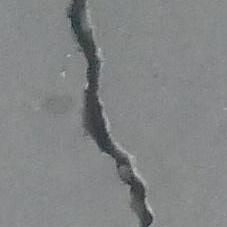
#> input picture data/real_images/00001.jpg, 227 x 227 px
$ python compare_segmentation_profiles.py
#> lines starting #> are read from the running program, lines starting #| are printed output that depends on the picture; after the words box and inside, x2 and y2 are one past the last pixel; in counts of white or black regions, pixels touching at a corner belong together
#> in _load_inputs, image is the input picture: shape (227, 227, 3); mean B, G, R 133.4, 132.7, 130.7
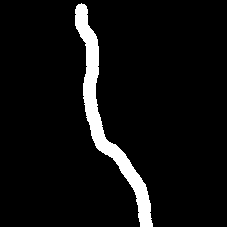
#> input picture data/ground_truth/00001_mask.png, 227 x 227 px
### src/preprocessing.py
"""
CrackGauge - Preprocessing Pipeline (Step 1)
=============================================
Takes a raw concrete image and produces a clean binary crack mask.

Pipeline:
  Input Image
      → Grayscale
      → Gaussian Blur (noise reduction)
      → CLAHE (contrast enhancement)
      → Adaptive Thresholding
      → Morphological Cleanup
      → Crack Mask (binary)

Author: CrackGauge Team (Manish, Sachin, Ayush)
"""

import cv2
import numpy as np
import os
import sys

# Ensure UTF-8 output on Windows terminal
if hasattr(sys.stdout, 'reconfigure'):
    sys.stdout.reconfigure(encoding='utf-8', errors='replace')


def load_image(image_path: str) -> np.ndarray:
    """
    Load image from disk.
    Returns the original BGR image (as OpenCV loads it).
    """
#> called with image_path = 'data/real_images/00001.jpg'
    if not os.path.exists(image_path):
        raise FileNotFoundError(f"Image not found: {image_path}")

    img = cv2.imread(image_path)
    if img is None:
        raise ValueError(f"Could not read image (unsupported format?): {image_path}")

    print(f"[OK] Loaded image: {os.path.basename(image_path)} | Shape: {img.shape}")
#| [OK] Loaded image: 00001.jpg | Shape: (227, 227, 3)
    return img


def to_grayscale(img: np.ndarray) -> np.ndarray:
    """
    Convert BGR image to grayscale.
    Grayscale is all we need for crack detection — color info not needed.
    """
    gray = cv2.cvtColor(img, cv2.COLOR_BGR2GRAY)
    print(f"[OK] Grayscale conversion done | Shape: {gray.shape}")
#| [OK] Grayscale conversion done | Shape: (227, 227)
    return gray


def reduce_noise(gray: np.ndarray, ksize: int = 9) -> np.ndarray:
    """
    Apply Gaussian blur to reduce high-frequency noise.

    Args:
        gray:  Grayscale image
        ksize: Kernel size (must be odd). Higher = more blur. Default 5.

    Why Gaussian?
        Concrete surfaces have texture noise. Gaussian blur smooths it
        without destroying crack edges (unlike median blur).
    """
#> called with ksize = 9
    blurred = cv2.GaussianBlur(gray, (ksize, ksize), sigmaX=0)
    print(f"[OK] Gaussian blur applied (kernel={ksize}x{ksize})")
    return blurred


def enhance_contrast(gray: np.ndarray,
                     clip_limit: float = 3.0,
                     tile_grid_size: tuple = (8, 8)) -> np.ndarray:
    """
    Apply CLAHE (Contrast Limited Adaptive Histogram Equalization).

    Why CLAHE?
        Concrete images often have uneven lighting (shadows, bright spots).
        CLAHE enhances contrast locally — so cracks in dark areas become
        visible, and bright areas don't get over-amplified.

    Args:
        gray:           Grayscale input
        clip_limit:     Threshold for contrast limiting. Higher = more contrast.
        tile_grid_size: Size of grid for local histogram equalization.
    """
#> called with clip_limit = 3, tile_grid_size = (8, 8)
    clahe = cv2.createCLAHE(clipLimit=clip_limit, tileGridSize=tile_grid_size)
    enhanced = clahe.apply(gray)
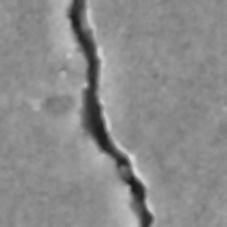
#> enhanced: shape (227, 227); min 25, max 217, mean 139.3
    print(f"[OK] CLAHE contrast enhancement done (clip={clip_limit})")
    return enhanced


def adaptive_threshold(enhanced: np.ndarray,
                       block_size: int = 21,
                       C: int = 5) -> np.ndarray:
    """
    Apply Adaptive Thresholding to binarize the image.

    Why Adaptive (not Global)?
        Global thresholding fails when lighting is uneven across the image.
        Adaptive thresholding computes a LOCAL threshold for each pixel's
        neighborhood — much better for real-world concrete images.

    Args:
        enhanced:   Contrast-enhanced grayscale image
        block_size: Size of local neighborhood (must be odd). Default 11.
        C:          Constant subtracted from mean. Helps fine-tune.

    Returns:
        Binary image where cracks appear as WHITE (255) on BLACK (0).
        Note: cv2 adaptive threshold gives dark=crack initially, so we invert.
    """
#> called with block_size = 21, C = 5
    # THRESH_BINARY_INV makes cracks WHITE (bright areas = non-crack → black)
    binary = cv2.adaptiveThreshold(
        enhanced,
        maxValue=255,
        adaptiveMethod=cv2.ADAPTIVE_THRESH_GAUSSIAN_C,
        thresholdType=cv2.THRESH_BINARY_INV,
        blockSize=block_size,
        C=C
    )
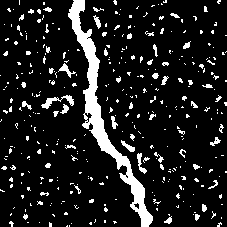
#> binary: shape (227, 227); 11.8% white; 357 white regions (310 under 20 px), largest, box (x1, y1, x2, y2) and area: (68, 0, 153, 227) 2768, (41, 95, 74, 109) 157, (137, 153, 147, 174) 80
    print(f"[OK] Adaptive thresholding done (block={block_size}, C={C})")
    return binary


def morphological_cleanup(binary: np.ndarray) -> np.ndarray:
    """
    Clean up the binary mask using morphological operations.

    Steps:
        1. Opening (erosion → dilation): Removes small noise dots (pepper noise)
        2. Closing (dilation → erosion): Fills tiny gaps in crack regions
        3. Remove small connected components (area filter)

    Why?
        After thresholding, there are many small white blobs that are NOT cracks
        (surface texture, dust, stains). We remove them here.
    """
    # Step 1: Opening — remove isolated noise pixels
    kernel_open = cv2.getStructuringElement(cv2.MORPH_RECT, (3, 3))  # small: removes noise dots
    opened = cv2.morphologyEx(binary, cv2.MORPH_OPEN, kernel_open, iterations=2)
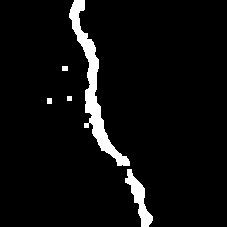
#> opened: shape (227, 227); 5.1% white; 5 white regions, box (x1, y1, x2, y2) and area: (69, 0, 130, 166) 1964, (125, 169, 153, 227) 592, (62, 66, 68, 71) 30, (47, 98, 52, 104) 30, (67, 96, 72, 101) 25

    # Step 2: Closing — fill small gaps within crack
    kernel_close = cv2.getStructuringElement(cv2.MORPH_RECT, (7, 7))  # larger: fills gaps in crack
    closed = cv2.morphologyEx(opened, cv2.MORPH_CLOSE, kernel_close, iterations=1)
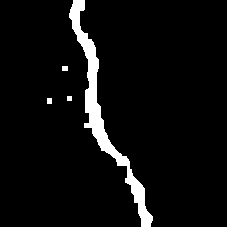
#> closed: shape (227, 227); 5.3% white; 4 white regions, box (x1, y1, x2, y2) and area: (69, 0, 153, 227) 2643, (62, 66, 68, 71) 30, (47, 98, 52, 104) 30, (67, 96, 72, 101) 25

    # Step 3: Remove small connected components (area < min_area are noise)
    mask = _remove_small_components(closed, min_area=300)  # 300px² is roughly a 17x17 region

    print(f"[OK] Morphological cleanup done")
    return mask


def _remove_small_components(binary: np.ndarray, min_area: int = 100) -> np.ndarray:
    """
    Remove connected components (blobs) smaller than min_area pixels.
    These are almost always noise, not actual cracks.
    """
#> called with min_area = 300
    # Find all connected components
    num_labels, labels, stats, _ = cv2.connectedComponentsWithStats(binary, connectivity=8)
#> labels: shape (227, 227) int32; 5 distinct labels, from 0 to 4
#> (the rest of the program and of its run is left out)
